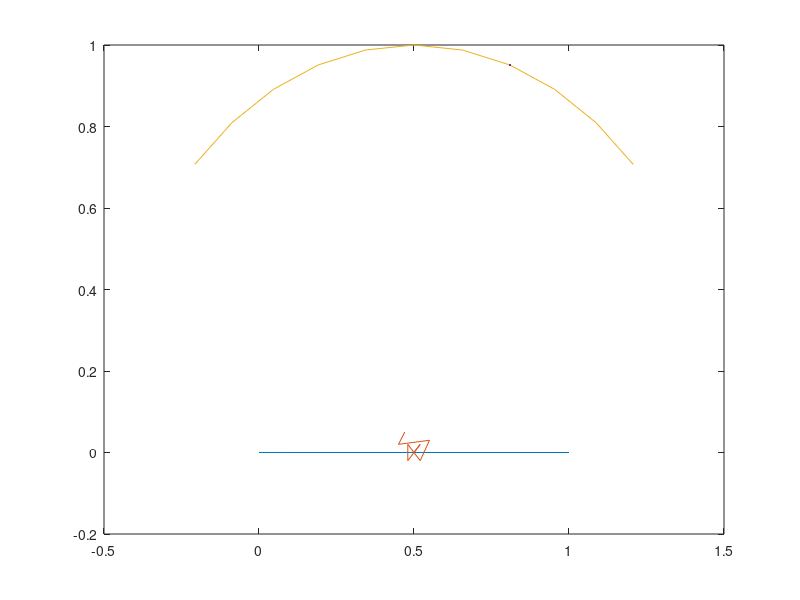

MATLAB code to generate this figure:
clear
clc


% position of Eavesdropper, Source1,Source2, and the Intermediate nodes
% set.
XS1=0.00001+0.0001j;
XS2=1+0.00001j;
XInCenter=0.5+0.00001j;
XIn=[XInCenter,XInCenter+0.02+0.02j,XInCenter-0.02-0.02j,XInCenter-0.02+0.02j,XInCenter+0.02-0.02j,XInCenter+0.05+0.03j,XInCenter-0.05+0.02j,XInCenter-0.03+0.05j];
InterNodeNum=6;
TestPointNum=11;
XE=ones(TestPointNum,1);

for m=0:TestPointNum-1
    theta=(m/20+0.25)*pi;
    XE(m+1)=0.5+cos(theta)+sin(theta)*1j;
    
    if m==3
        X=XE(m+1);
    end
end

 figure(1);
 plot([XS1,XS2]);
 hold on;
 plot(XIn);
 hold on;
 plot(XE);
 hold on;
 plot(X);
 